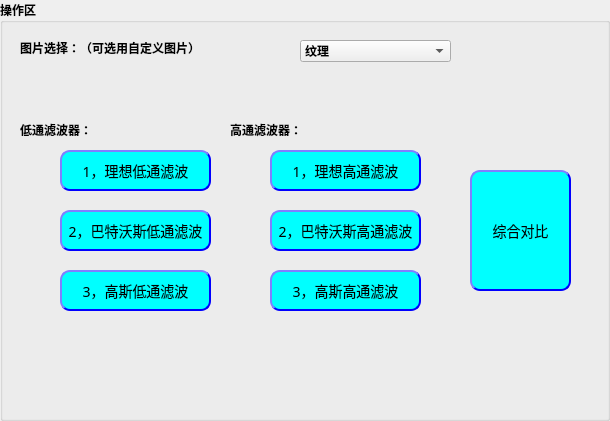
              <widget class="QGroupBox" name="groupBox_4">
               <property name="minimumSize">
                <size>
                 <width>610</width>
                 <height>421</height>
                </size>
               </property>
               <property name="font">
                <font>
                 <family>Agency FB</family>
                 <pointsize>9</pointsize>
                 <weight>75</weight>
                 <bold>true</bold>
                </font>
               </property>
               <property name="title">
                <string>操作区</string>
               </property>
               <widget class="QToolButton" name="Bt_p3_TL">
                <property name="enabled">
                 <bool>true</bool>
                </property>
                <property name="geometry">
                 <rect>
                  <x>470</x>
                  <y>170</y>
                  <width>101</width>
                  <height>121</height>
                 </rect>
                </property>
                <property name="sizePolicy">
                 <sizepolicy hsizetype="Preferred" vsizetype="Preferred">
                  <horstretch>0</horstretch>
                  <verstretch>0</verstretch>
                 </sizepolicy>
                </property>
                <property name="minimumSize">
                 <size>
                  <width>81</width>
                  <height>21</height>
                 </size>
                </property>
                <property name="styleSheet">
                 <string notr="true">

QToolButton
                     {text-align : center;
                     background-color : rgb(0, 255, 255);
                     font: bold;
                     border-color: blue;
                     border-width: 2px;
                     border-radius: 10px;
                     padding: 6px;
                     height : 14px;
                     border-style: outset;
                     font : 14px;}
                     QToolButton:hover
                     {text-align : center;
                     color : red;
                     font: bold;
                     border-color: gray;
                     border-width: 2px;
                     border-radius: 10px;
                     padding: 6px;
                     height : 14px;
                     border-style: outset;
                     font : 14px;}

</string>
                </property>
                <property name="text">
                 <string>综合对比</string>
                </property>
               </widget>
               <widget class="QToolButton" name="Bt_p3_L3">
                <property name="enabled">
                 <bool>true</bool>
                </property>
                <property name="geometry">
                 <rect>
                  <x>60</x>
                  <y>270</y>
                  <width>151</width>
                  <height>41</height>
                 </rect>
                </property>
                <property name="sizePolicy">
                 <sizepolicy hsizetype="Preferred" vsizetype="Preferred">
                  <horstretch>0</horstretch>
                  <verstretch>0</verstretch>
                 </sizepolicy>
                </property>
                <property name="minimumSize">
                 <size>
                  <width>81</width>
                  <height>21</height>
                 </size>
                </property>
                <property name="styleSheet">
                 <string notr="true">

QToolButton
                     {text-align : center;
                     background-color : rgb(0, 255, 255);
                     font: bold;
                     border-color: blue;
                     border-width: 2px;
                     border-radius: 10px;
                     padding: 6px;
                     height : 14px;
                     border-style: outset;
                     font : 14px;}
                     QToolButton:hover
                     {text-align : center;
                     color : red;
                     font: bold;
                     border-color: gray;
                     border-width: 2px;
                     border-radius: 10px;
                     padding: 6px;
                     height : 14px;
                     border-style: outset;
                     font : 14px;}

</string>
                </property>
                <property name="text">
                 <string>3，高斯低通滤波</string>
                </property>
               </widget>
               <widget class="QToolButton" name="Bt_p3_H2">
                <property name="enabled">
                 <bool>true</bool>
                </property>
                <property name="geometry">
                 <rect>
                  <x>270</x>
                  <y>210</y>
                  <width>151</width>
                  <height>41</height>
                 </rect>
                </property>
                <property name="sizePolicy">
                 <sizepolicy hsizetype="Preferred" vsizetype="Preferred">
                  <horstretch>0</horstretch>
                  <verstretch>0</verstretch>
                 </sizepolicy>
                </property>
                <property name="minimumSize">
                 <size>
                  <width>81</width>
                  <height>21</height>
                 </size>
                </property>
                <property name="styleSheet">
                 <string notr="true">

QToolButton
                     {text-align : center;
                     background-color : rgb(0, 255, 255);
                     font: bold;
                     border-color: blue;
                     border-width: 2px;
                     border-radius: 10px;
                     padding: 6px;
                     height : 14px;
                     border-style: outset;
                     font : 14px;}
                     QToolButton:hover
                     {text-align : center;
                     color : red;
                     font: bold;
                     border-color: gray;
                     border-width: 2px;
                     border-radius: 10px;
                     padding: 6px;
                     height : 14px;
                     border-style: outset;
                     font : 14px;}

</string>
                </property>
                <property name="text">
                 <string>2，巴特沃斯高通滤波</string>
                </property>
               </widget>
               <widget class="QToolButton" name="Bt_p3_L2">
                <property name="enabled">
                 <bool>true</bool>
                </property>
                <property name="geometry">
                 <rect>
                  <x>60</x>
                  <y>210</y>
                  <width>151</width>
                  <height>41</height>
                 </rect>
                </property>
                <property name="sizePolicy">
                 <sizepolicy hsizetype="Preferred" vsizetype="Preferred">
                  <horstretch>0</horstretch>
                  <verstretch>0</verstretch>
                 </sizepolicy>
                </property>
                <property name="minimumSize">
                 <size>
                  <width>81</width>
                  <height>21</height>
                 </size>
                </property>
                <property name="styleSheet">
                 <string notr="true">

QToolButton
                     {text-align : center;
                     background-color : rgb(0, 255, 255);
                     font: bold;
                     border-color: blue;
                     border-width: 2px;
                     border-radius: 10px;
                     padding: 6px;
                     height : 14px;
                     border-style: outset;
                     font : 14px;}
                     QToolButton:hover
                     {text-align : center;
                     color : red;
                     font: bold;
                     border-color: gray;
                     border-width: 2px;
                     border-radius: 10px;
                     padding: 6px;
                     height : 14px;
                     border-style: outset;
                     font : 14px;}

</string>
                </property>
                <property name="text">
                 <string>2，巴特沃斯低通滤波</string>
                </property>
               </widget>
               <widget class="QToolButton" name="Bt_p3_H3">
                <property name="enabled">
                 <bool>true</bool>
                </property>
                <property name="geometry">
                 <rect>
                  <x>270</x>
                  <y>270</y>
                  <width>151</width>
                  <height>41</height>
                 </rect>
                </property>
                <property name="sizePolicy">
                 <sizepolicy hsizetype="Preferred" vsizetype="Preferred">
                  <horstretch>0</horstretch>
                  <verstretch>0</verstretch>
                 </sizepolicy>
                </property>
                <property name="minimumSize">
                 <size>
                  <width>81</width>
                  <height>21</height>
                 </size>
                </property>
                <property name="styleSheet">
                 <string notr="true">

QToolButton
                     {text-align : center;
                     background-color : rgb(0, 255, 255);
                     font: bold;
                     border-color: blue;
                     border-width: 2px;
                     border-radius: 10px;
                     padding: 6px;
                     height : 14px;
                     border-style: outset;
                     font : 14px;}
                     QToolButton:hover
                     {text-align : center;
                     color : red;
                     font: bold;
                     border-color: gray;
                     border-width: 2px;
                     border-radius: 10px;
                     padding: 6px;
                     height : 14px;
                     border-style: outset;
                     font : 14px;}

</string>
                </property>
                <property name="text">
                 <string>3，高斯高通滤波</string>
                </property>
               </widget>
               <widget class="QToolButton" name="Bt_p3_L1">
                <property name="enabled">
                 <bool>true</bool>
                </property>
                <property name="geometry">
                 <rect>
                  <x>60</x>
                  <y>150</y>
                  <width>151</width>
                  <height>41</height>
                 </rect>
                </property>
                <property name="sizePolicy">
                 <sizepolicy hsizetype="Preferred" vsizetype="Preferred">
                  <horstretch>0</horstretch>
                  <verstretch>0</verstretch>
                 </sizepolicy>
                </property>
                <property name="minimumSize">
                 <size>
                  <width>81</width>
                  <height>21</height>
                 </size>
                </property>
                <property name="styleSheet">
                 <string notr="true">

QToolButton
                     {text-align : center;
                     background-color : rgb(0, 255, 255);
                     font: bold;
                     border-color: blue;
                     border-width: 2px;
                     border-radius: 10px;
                     padding: 6px;
                     height : 14px;
                     border-style: outset;
                     font : 14px;}
                     QToolButton:hover
                     {text-align : center;
                     color : red;
                     font: bold;
                     border-color: gray;
                     border-width: 2px;
                     border-radius: 10px;
                     padding: 6px;
                     height : 14px;
                     border-style: outset;
                     font : 14px;}

</string>
                </property>
                <property name="text">
                 <string>1，理想低通滤波</string>
                </property>
                <property name="toolButtonStyle">
                 <enum>Qt::ToolButtonTextOnly</enum>
                </property>
                <property name="autoRaise">
                 <bool>false</bool>
                </property>
               </widget>
               <widget class="QToolButton" name="Bt_p3_H1">
                <property name="enabled">
                 <bool>true</bool>
                </property>
                <property name="geometry">
                 <rect>
                  <x>270</x>
                  <y>150</y>
                  <width>151</width>
                  <height>41</height>
                 </rect>
                </property>
                <property name="sizePolicy">
                 <sizepolicy hsizetype="Preferred" vsizetype="Preferred">
                  <horstretch>0</horstretch>
                  <verstretch>0</verstretch>
                 </sizepolicy>
                </property>
                <property name="minimumSize">
                 <size>
                  <width>81</width>
                  <height>21</height>
                 </size>
                </property>
                <property name="styleSheet">
                 <string notr="true">

QToolButton
                     {text-align : center;
                     background-color : rgb(0, 255, 255);
                     font: bold;
                     border-color: blue;
                     border-width: 2px;
                     border-radius: 10px;
                     padding: 6px;
                     height : 14px;
                     border-style: outset;
                     font : 14px;}
                     QToolButton:hover
                     {text-align : center;
                     color : red;
                     font: bold;
                     border-color: gray;
                     border-width: 2px;
                     border-radius: 10px;
                     padding: 6px;
                     height : 14px;
                     border-style: outset;
                     font : 14px;}

</string>
                </property>
                <property name="text">
                 <string>1，理想高通滤波</string>
                </property>
               </widget>
               <widget class="QLabel" name="LB_3">
                <property name="geometry">
                 <rect>
                  <x>230</x>
                  <y>120</y>
                  <width>101</width>
                  <height>20</height>
                 </rect>
                </property>
                <property name="sizePolicy">
                 <sizepolicy hsizetype="Preferred" vsizetype="Preferred">
                  <horstretch>0</horstretch>
                  <verstretch>0</verstretch>
                 </sizepolicy>
                </property>
                <property name="minimumSize">
                 <size>
                  <width>45</width>
                  <height>16</height>
                 </size>
                </property>
                <property name="text">
                 <string>高通滤波器：</string>
                </property>
               </widget>
               <widget class="QLabel" name="LB_2">
                <property name="geometry">
                 <rect>
                  <x>20</x>
                  <y>120</y>
                  <width>101</width>
                  <height>20</height>
                 </rect>
                </property>
                <property name="sizePolicy">
                 <sizepolicy hsizetype="Preferred" vsizetype="Preferred">
                  <horstretch>0</horstretch>
                  <verstretch>0</verstretch>
                 </sizepolicy>
                </property>
                <property name="minimumSize">
                 <size>
                  <width>45</width>
                  <height>16</height>
                 </size>
                </property>
                <property name="text">
                 <string>低通滤波器：</string>
                </property>
               </widget>
               <widget class="QComboBox" name="CB_3">
                <property name="geometry">
                 <rect>
                  <x>300</x>
                  <y>40</y>
                  <width>151</width>
                  <height>22</height>
                 </rect>
                </property>
                <property name="editable">
                 <bool>false</bool>
                </property>
                <property name="insertPolicy">
                 <enum>QComboBox::InsertAtBottom</enum>
                </property>
                <item>
                 <property name="text">
                  <string>纹理</string>
                 </property>
                </item>
                <item>
                 <property name="text">
                  <string>文字</string>
                 </property>
                </item>
                <item>
                 <property name="text">
                  <string>人像</string>
                 </property>
                </item>
                <item>
                 <property name="text">
                  <string>扫描线</string>
                 </property>
                </item>
               </widget>
               <widget class="QLabel" name="label_3">
                <property name="geometry">
                 <rect>
                  <x>20</x>
                  <y>40</y>
                  <width>241</width>
                  <height>16</height>
                 </rect>
                </property>
                <property name="text">
                 <string>图片选择：（可选用自定义图片）</string>
                </property>
               </widget>
              </widget>
